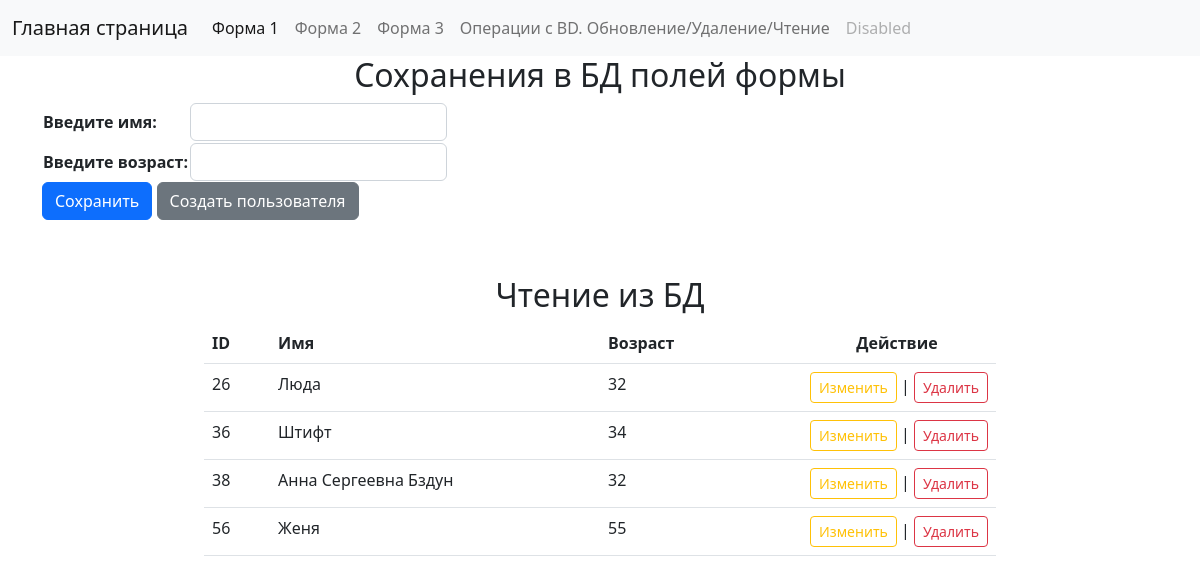
Before: /operation with the older database file.
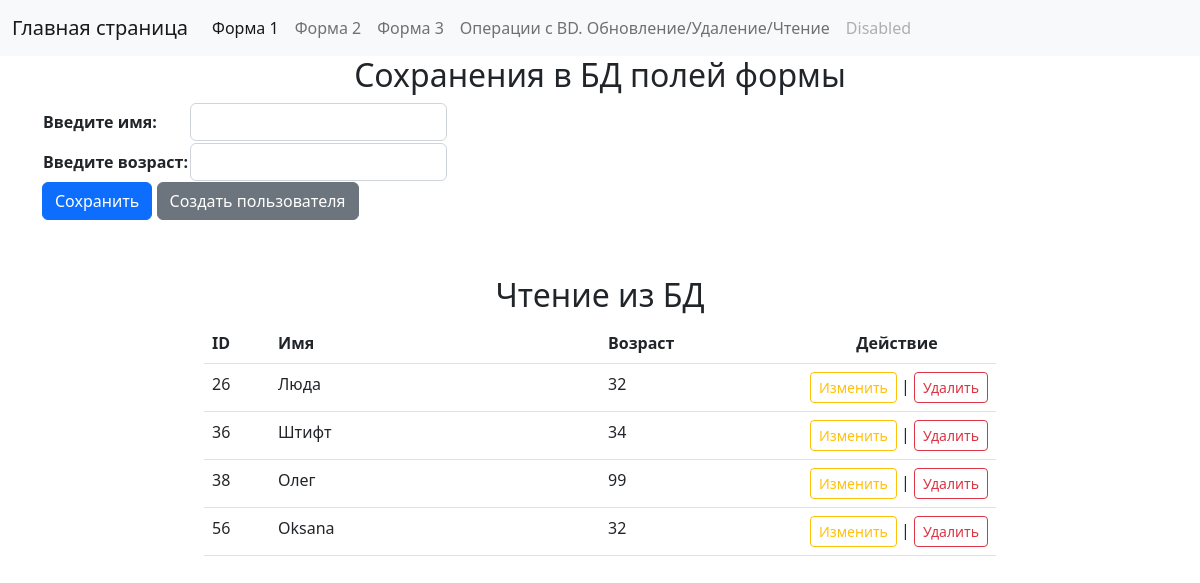
After: the same page with the newer database file.
### dj_app/models.py (models this page shows)
class Person(models.Model):
    name = models.CharField(max_length=15)
    age = models.IntegerField()
    objects = models.Model

### dj_app/views.py (the view, shortened to what this page needs)
# urls.py: path('operation', views.Models.operation, name="operation"),
    @staticmethod
    def operation(request):
        if request.method == "GET":
            form = OperationForm()  # Создаю форму
            data = DataBase.read(model=Person)  # Читаю таблицу
            context = {"data": data, "form": form}
            return render(request, "operation.html", context=context)

### dj_app/forms.py
class OperationForm(forms.Form):
    name = forms.CharField(label="Введите имя", required=False, max_length=20, widget=forms.widgets.TextInput(attrs={'class': 'form-control'}))
    age = forms.IntegerField(label="Введите возраст", required=False, max_value=99, widget=forms.widgets.NumberInput(attrs={'class': 'form-control'}))

### dj_app/views.py (called while the page is built, shortened)
    @staticmethod
    def read(model, mode="all", **kwargs):
        if mode == "all":  # Получить данные для [всех объектов]
            result = model.objects.all()
            return list(result.values())

### templates/operation.html (shortened to what this page needs)
{% extends 'base.html' %}
{% load static %}
{% block form %}
<div class="container">
    <div class="row">
        <h2 class="text-center">Сохранения в БД полей формы</h2>
        <form method="post" action="">
            <table>{{ form }}</table>
            <input class="btn btn-primary" type="submit" value="Сохранить">
            <a class="btn btn-secondary" href="{% url 'create' %}">Создать пользователя</a>
        </form>
    </div>
</div>
<div class="row">
    <div class="col"></div>
    <div class="col-8">
        <h2 class="mt-5 text-center">Чтение из БД</h2>
        <table class="table">
            <tr>
                <th class="col">ID</th>
                <th class="col-5" style="text-align: left;">Имя</th>
                <th class="col-3">Возраст</th>
                <th class="col-3" style="text-align: center;">Действие</th>
            </tr>
            {% for elm in data %}
            {% if elm.id != user_id %}
            <tr>
                <td>{{ elm.id }}</td>
                <td>{{ elm.name }}</td>
                <td>{{ elm.age }}</td>
                <td style="text-align: right;"><a class="btn btn-outline-warning btn-sm" href="/edit/{{ elm.id }}">Изменить</a>
                    | <a class="btn btn-outline-danger btn-sm" href="/delete/{{ elm.id }}">Удалить</a></td>
            </tr>
                {% endif %}
            {% endfor %}
        </table>
    </div>
    <div class="col"></div>
</div>
{% endblock form %}

Changed rows visible on the page:
changed Person id 38: name "Анна Сергеевна Бздун" → "Олег"; age "32" → "99"
changed Person id 56: name "Женя" → "Oksana"; age "55" → "32"
